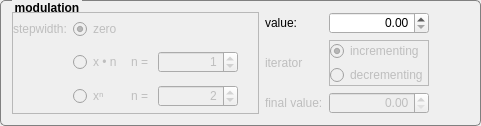
             <widget class="QGroupBox" name="gb_modu">
              <property name="font">
               <font>
                <pointsize>9</pointsize>
                <weight>75</weight>
                <bold>true</bold>
               </font>
              </property>
              <property name="toolTip">
               <string>&lt;html&gt;&lt;head/&gt;&lt;body&gt;&lt;p&gt;&lt;span style=&quot; font-size:9pt; font-weight:600;&quot;&gt;modulation&lt;/span&gt;&lt;/p&gt;&lt;p&gt;&lt;span style=&quot; font-size:9pt;&quot;&gt;describes the frequency of the ozillation inside the atom´s envelope. Maximum is half of number of samples because of sampling theorem&lt;/span&gt;&lt;/p&gt;&lt;/body&gt;&lt;/html&gt;</string>
              </property>
              <property name="styleSheet">
               <string notr="true">    QGroupBox  {
        background-color: qlineargradient(x1: 0, y1: 0, x2: 0, y2: 1,
                                          stop: 0 #E0E0E0, stop: 1 #FFFFFF);
        border: 1px solid gray;
        border-radius: 5px;
        margin-top: 3ex; /* leave space at the top for the title */
    }
     
    QGroupBox::title  {
        subcontrol-origin: margin;
		left: 12px;
        subcontrol-position: top left; /* position at the top center */
        padding: 1px;       
    }
</string>
              </property>
              <property name="title">
               <string>modulation</string>
              </property>
              <layout class="QGridLayout" name="gl_Modu" columnstretch="1,0,0,0">
               <item row="0" column="0" rowspan="4">
                <widget class="QFrame" name="fr_DefCountModu">
                 <property name="sizePolicy">
                  <sizepolicy hsizetype="Expanding" vsizetype="Minimum">
                   <horstretch>0</horstretch>
                   <verstretch>0</verstretch>
                  </sizepolicy>
                 </property>
                 <property name="frameShape">
                  <enum>QFrame::StyledPanel</enum>
                 </property>
                 <property name="frameShadow">
                  <enum>QFrame::Raised</enum>
                 </property>
                 <layout class="QGridLayout" name="gridLayout_2">
                  <property name="leftMargin">
                   <number>0</number>
                  </property>
                  <property name="topMargin">
                   <number>0</number>
                  </property>
                  <property name="rightMargin">
                   <number>0</number>
                  </property>
                  <property name="bottomMargin">
                   <number>0</number>
                  </property>
                  <item row="1" column="1">
                   <widget class="QRadioButton" name="rb_LinStepModu">
                    <property name="enabled">
                     <bool>false</bool>
                    </property>
                    <property name="text">
                     <string>x • n </string>
                    </property>
                   </widget>
                  </item>
                  <item row="0" column="1">
                   <widget class="QRadioButton" name="rb_NoStepModu">
                    <property name="enabled">
                     <bool>false</bool>
                    </property>
                    <property name="text">
                     <string>zero</string>
                    </property>
                    <property name="checked">
                     <bool>true</bool>
                    </property>
                   </widget>
                  </item>
                  <item row="0" column="0">
                   <widget class="QLabel" name="lb_StepDefModu">
                    <property name="enabled">
                     <bool>false</bool>
                    </property>
                    <property name="sizePolicy">
                     <sizepolicy hsizetype="Fixed" vsizetype="Fixed">
                      <horstretch>0</horstretch>
                      <verstretch>0</verstretch>
                     </sizepolicy>
                    </property>
                    <property name="toolTip">
                     <string>&lt;html&gt;&lt;head/&gt;&lt;body&gt;&lt;p&gt;&lt;span style=&quot; font-size:9pt; font-weight:600;&quot;&gt;stepwidth&lt;/span&gt;&lt;/p&gt;&lt;p&gt;&lt;span style=&quot; font-size:9pt;&quot;&gt;choose steps of changing the value atom by atom; whether no changes, linear steps or exponential steps are made&lt;/span&gt;&lt;/p&gt;&lt;/body&gt;&lt;/html&gt;</string>
                    </property>
                    <property name="text">
                     <string>stepwidth:</string>
                    </property>
                   </widget>
                  </item>
                  <item row="2" column="1">
                   <widget class="QRadioButton" name="rb_ExpStepModu">
                    <property name="enabled">
                     <bool>false</bool>
                    </property>
                    <property name="text">
                     <string>xⁿ</string>
                    </property>
                   </widget>
                  </item>
                  <item row="2" column="3">
                   <widget class="QDoubleSpinBox" name="dspb_ExpStepModu">
                    <property name="enabled">
                     <bool>false</bool>
                    </property>
                    <property name="sizePolicy">
                     <sizepolicy hsizetype="Fixed" vsizetype="Fixed">
                      <horstretch>0</horstretch>
                      <verstretch>0</verstretch>
                     </sizepolicy>
                    </property>
                    <property name="minimumSize">
                     <size>
                      <width>80</width>
                      <height>0</height>
                     </size>
                    </property>
                    <property name="alignment">
                     <set>Qt::AlignRight|Qt::AlignTrailing|Qt::AlignVCenter</set>
                    </property>
                    <property name="decimals">
                     <number>0</number>
                    </property>
                    <property name="minimum">
                     <double>0.000000000000000</double>
                    </property>
                    <property name="maximum">
                     <double>100.000000000000000</double>
                    </property>
                    <property name="value">
                     <double>2.000000000000000</double>
                    </property>
                   </widget>
                  </item>
                  <item row="2" column="2">
                   <widget class="QLabel" name="lb_ExpNModu">
                    <property name="enabled">
                     <bool>false</bool>
                    </property>
                    <property name="text">
                     <string>n = </string>
                    </property>
                   </widget>
                  </item>
                  <item row="1" column="3">
                   <widget class="QDoubleSpinBox" name="dspb_LinStepModu">
                    <property name="enabled">
                     <bool>false</bool>
                    </property>
                    <property name="alignment">
                     <set>Qt::AlignRight|Qt::AlignTrailing|Qt::AlignVCenter</set>
                    </property>
                    <property name="decimals">
                     <number>0</number>
                    </property>
                    <property name="minimum">
                     <double>0.000000000000000</double>
                    </property>
                    <property name="maximum">
                     <double>10000.000000000000000</double>
                    </property>
                    <property name="value">
                     <double>1.000000000000000</double>
                    </property>
                   </widget>
                  </item>
                  <item row="1" column="2">
                   <widget class="QLabel" name="lb_LinNModu">
                    <property name="enabled">
                     <bool>false</bool>
                    </property>
                    <property name="text">
                     <string>n =</string>
                    </property>
                   </widget>
                  </item>
                  <item row="1" column="4">
                   <spacer name="horizontalSpacer_2">
                    <property name="orientation">
                     <enum>Qt::Horizontal</enum>
                    </property>
                    <property name="sizeHint" stdset="0">
                     <size>
                      <width>20</width>
                      <height>20</height>
                     </size>
                    </property>
                   </spacer>
                  </item>
                 </layout>
                </widget>
               </item>
               <item row="0" column="2">
                <widget class="QDoubleSpinBox" name="dspb_StartValueModu">
                 <property name="enabled">
                  <bool>true</bool>
                 </property>
                 <property name="minimumSize">
                  <size>
                   <width>80</width>
                   <height>0</height>
                  </size>
                 </property>
                 <property name="alignment">
                  <set>Qt::AlignRight|Qt::AlignTrailing|Qt::AlignVCenter</set>
                 </property>
                 <property name="maximum">
                  <double>32.000000000000000</double>
                 </property>
                </widget>
               </item>
               <item row="3" column="2">
                <widget class="QDoubleSpinBox" name="dspb_EndValueModu">
                 <property name="enabled">
                  <bool>false</bool>
                 </property>
                 <property name="alignment">
                  <set>Qt::AlignRight|Qt::AlignTrailing|Qt::AlignVCenter</set>
                 </property>
                 <property name="minimum">
                  <double>0.000000000000000</double>
                 </property>
                 <property name="maximum">
                  <double>32.000000000000000</double>
                 </property>
                </widget>
               </item>
               <item row="0" column="3">
                <spacer name="horizontalSpacer_7">
                 <property name="orientation">
                  <enum>Qt::Horizontal</enum>
                 </property>
                 <property name="sizeHint" stdset="0">
                  <size>
                   <width>40</width>
                   <height>20</height>
                  </size>
                 </property>
                </spacer>
               </item>
               <item row="1" column="2" rowspan="2">
                <widget class="QFrame" name="fr_CountDirectionModu">
                 <property name="enabled">
                  <bool>false</bool>
                 </property>
                 <property name="sizePolicy">
                  <sizepolicy hsizetype="Fixed" vsizetype="Fixed">
                   <horstretch>0</horstretch>
                   <verstretch>0</verstretch>
                  </sizepolicy>
                 </property>
                 <property name="frameShape">
                  <enum>QFrame::StyledPanel</enum>
                 </property>
                 <property name="frameShadow">
                  <enum>QFrame::Raised</enum>
                 </property>
                 <layout class="QVBoxLayout" name="verticalLayout_7">
                  <property name="spacing">
                   <number>4</number>
                  </property>
                  <property name="leftMargin">
                   <number>0</number>
                  </property>
                  <property name="topMargin">
                   <number>0</number>
                  </property>
                  <property name="rightMargin">
                   <number>0</number>
                  </property>
                  <property name="bottomMargin">
                   <number>0</number>
                  </property>
                  <item>
                   <widget class="QRadioButton" name="rb_PosCountModu">
                    <property name="text">
                     <string>incrementing</string>
                    </property>
                    <property name="checked">
                     <bool>true</bool>
                    </property>
                   </widget>
                  </item>
                  <item>
                   <widget class="QRadioButton" name="rb_NegCountModu">
                    <property name="text">
                     <string>decrementing</string>
                    </property>
                   </widget>
                  </item>
                 </layout>
                </widget>
               </item>
               <item row="1" column="1" rowspan="2">
                <widget class="QLabel" name="lb_CountDirectionModu">
                 <property name="enabled">
                  <bool>false</bool>
                 </property>
                 <property name="sizePolicy">
                  <sizepolicy hsizetype="Fixed" vsizetype="Fixed">
                   <horstretch>0</horstretch>
                   <verstretch>0</verstretch>
                  </sizepolicy>
                 </property>
                 <property name="toolTip">
                  <string>&lt;html&gt;&lt;head/&gt;&lt;body&gt;&lt;p&gt;&lt;span style=&quot; font-size:9pt; font-weight:600;&quot;&gt;iterator&lt;/span&gt;&lt;/p&gt;&lt;p&gt;&lt;span style=&quot; font-size:9pt;&quot;&gt;choose direction of calue change, wheather incrementing or decrementing the variable&lt;/span&gt;&lt;/p&gt;&lt;/body&gt;&lt;/html&gt;</string>
                 </property>
                 <property name="text">
                  <string>iterator</string>
                 </property>
                 <property name="margin">
                  <number>0</number>
                 </property>
                </widget>
               </item>
               <item row="0" column="1">
                <widget class="QLabel" name="lb_StartValueModu">
                 <property name="text">
                  <string>value:</string>
                 </property>
                </widget>
               </item>
               <item row="3" column="1">
                <widget class="QLabel" name="lb_EndValueModu">
                 <property name="enabled">
                  <bool>false</bool>
                 </property>
                 <property name="text">
                  <string>final value:</string>
                 </property>
                </widget>
               </item>
              </layout>
             </widget>
